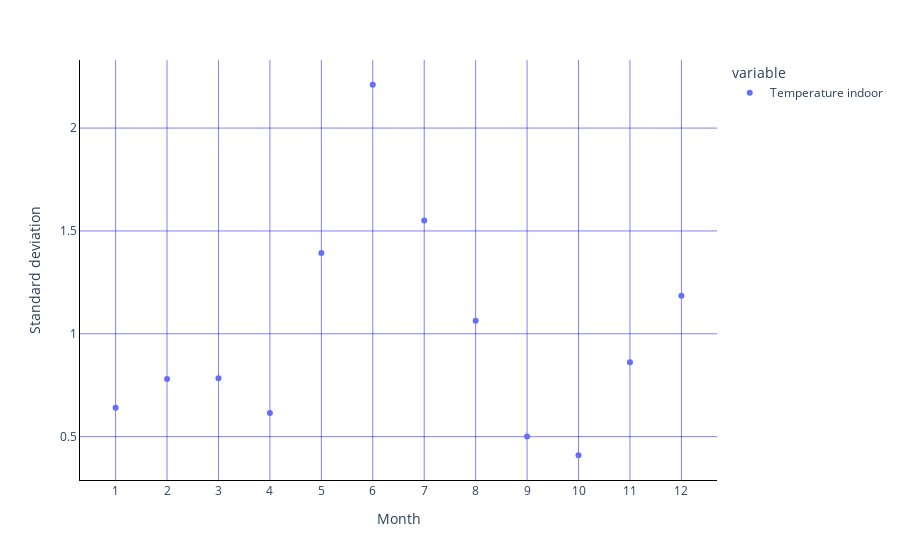

Notebook cell for this chart:
### Code cell
# test std plot using plotly...
fig = px.scatter(df.groupby('Month').std()['Temperature indoor'])

fig.update_layout(plot_bgcolor='rgba(0, 0, 0, 0)', 
                  paper_bgcolor='rgba(0, 0, 0, 0)')
fig.update_xaxes(title_text='Month', 
#                  range=[1,12], 
                 tickmode='linear',
                showline=True, linewidth=1, linecolor='black',
                showgrid=True, gridwidth=0.5, gridcolor='blue'
                )
fig.update_yaxes(title_text='Standard deviation', 
#                  range=[18,25],
                showline=True, linewidth=1, linecolor='black',
                showgrid=True, gridwidth=0.5, gridcolor='blue'
                )
fig.show()

### Figure 1 — Plotly figure (JSON) as saved in the notebook; plotly's stock layout.template omitted (floating-point values rounded to 4 significant figures)
{"data": [{"hovertemplate": "variable=Temperature indoor<br>Month=%{x}<br>value=%{y}<extra></extra>", "legendgroup": "Temperature indoor", "marker": {"color": "#636efa", "symbol": "circle"}, "mode": "markers", "name": "Temperature indoor", "orientation": "v", "showlegend": true, "type": "scatter", "x": [1, 2, 3, 4, 5, 6, 7, 8, 9, 10, 11, 12], "xaxis": "x", "y": [0.6401, 0.7796, 0.7841, 0.6147, 1.393, 2.211, 1.551, 1.063, 0.5002, 0.4096, 0.8615, 1.185], "yaxis": "y"}], "layout": {"legend": {"title": {"text": "variable"}, "tracegroupgap": 0}, "margin": {"t": 60}, "paper_bgcolor": "rgba(0, 0, 0, 0)", "plot_bgcolor": "rgba(0, 0, 0, 0)", "xaxis": {"anchor": "y", "domain": [0, 1], "gridcolor": "blue", "gridwidth": 0.5, "linecolor": "black", "linewidth": 1, "showgrid": true, "showline": true, "tickmode": "linear", "title": {"text": "Month"}}, "yaxis": {"anchor": "x", "domain": [0, 1], "gridcolor": "blue", "gridwidth": 0.5, "linecolor": "black", "linewidth": 1, "showgrid": true, "showline": true, "title": {"text": "Standard deviation"}}}}
